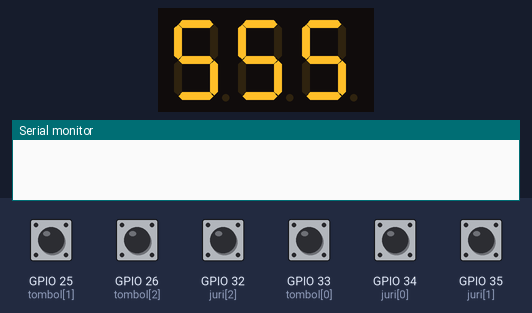
Bench run of a program on a simulated ESP32. On the bench: 3-digit seven-segment display, the last lines printed to the serial monitor. Wiring (from diagram.json): 3-digit 7-segment display, segments lit when HIGH: segments GPIO 16, GPIO 4, GPIO 0, GPIO 2, GPIO 15, GPIO 17, GPIO 5; digit selects GPIO 18, GPIO 21, GPIO 22. Inputs (shaded band) come from the test bench; at power-on: GPIO 25 (tombol[1]), GPIO 26 (tombol[2]), GPIO 32 (juri[2]), GPIO 33 (tombol[0]), GPIO 34 (juri[0]), GPIO 35 (juri[1]) HIGH. The segment pins are drawn as the display they are named for.

Above: at 1.2 s.
1.3 s: GPIO 25 (tombol[1]) pulled LOW for 0.15 s
At 2.2 s:
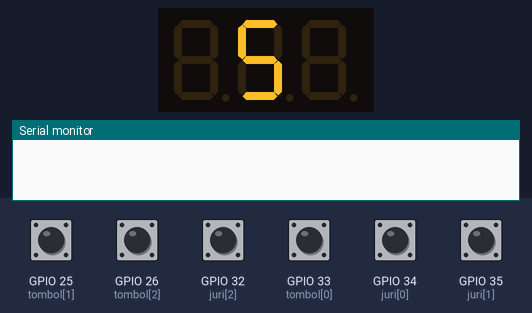
2.9 s: GPIO 32 (juri[2]) pulled LOW for 0.15 s
At 4.0 s:
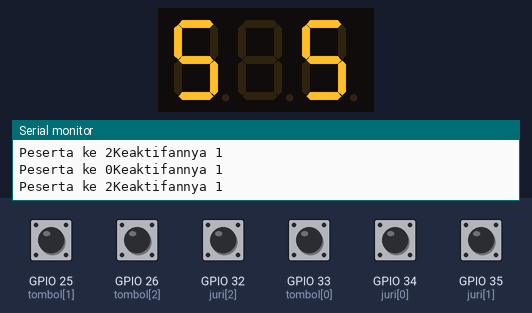
4.5 s: GPIO 26 (tombol[2]) pulled LOW for 0.15 s
At 4.9 s:
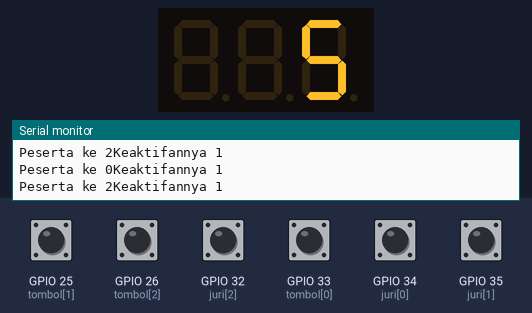
6.1 s: GPIO 35 (juri[1]) pulled LOW for 0.15 s
At 7.1 s:
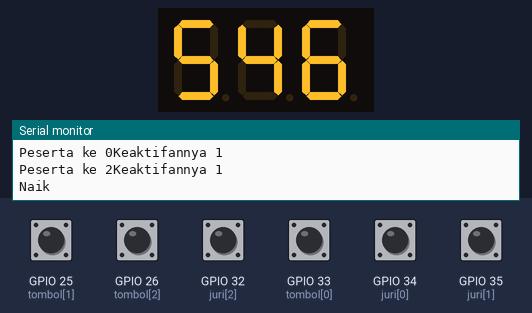
7.7 s: GPIO 33 (tombol[0]) pulled LOW for 0.15 s
At 8.3 s:
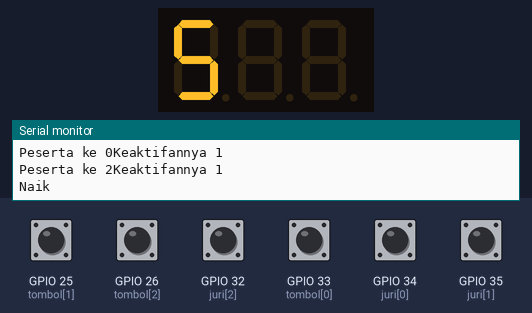
9.3 s: GPIO 34 (juri[0]) pulled LOW for 0.15 s
At 10.9 s:
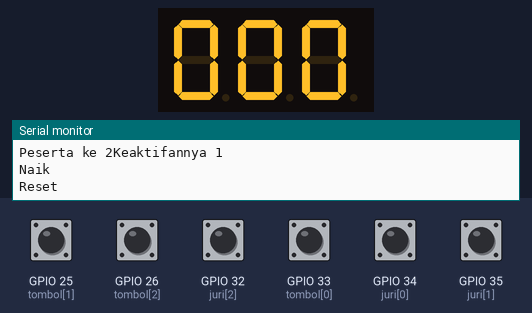
Timing chart, 0 to 12.0 s (numbered marks = the images above; inputs shaded):
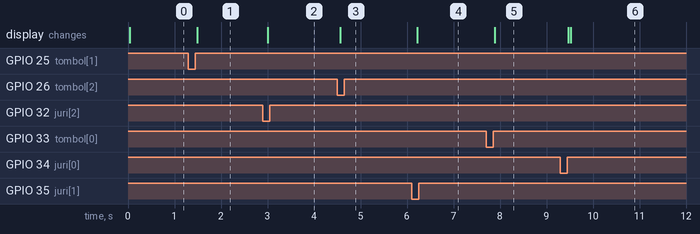

Measured:
- after the input at 1.3 s, the display: changes after 0.18 s (image 1)
- after the input at 2.9 s, the display: changes after 0.10 s (image 2)
- after the input at 4.5 s, the display: changes after 0.06 s (image 3)
- after the input at 6.1 s, the display: changes after 0.12 s (image 4)
- after the input at 7.7 s, the display: changes after 0.19 s (image 5)
- after the input at 9.3 s, the display: first changes after 0.16 s (image 6 shows a later state)

The program:

main.cpp
```cpp
#include <Arduino.h>

// Definisikan pin GPIO untuk a-g
const int pins[] = {16, 4, 0, 2, 15, 17, 5}; // a, b, c, d, e, f, g
const int tombol[] = {33, 25, 26};           // 3 tombol untuk 3 peserta
// Definisikan pin untuk common
const int common_pins[] = {18, 21, 22}; // common
const int juri[] = {34, 35, 32};
int nilai_peserta[3] = {5, 5, 5};
int pesertaAktif = -1;
int jumlahPesertaAktif = 3;
bool tombolSudahDitekan = false; // Variabel untuk memeriksa apakah sudah ada tombol yang ditekan
// bool prevJuriState[3] = {HIGH, HIGH, HIGH};
bool prevJuriState[3] = {};
bool currentDecreaseState = HIGH;
bool prevIncreaseState = HIGH;
bool semua = true;
const int MAX_PESERTA = 3;
const int angka_7seg[10][7] = {
    {HIGH, HIGH, HIGH, HIGH, HIGH, HIGH, LOW},  // 0
    {LOW, HIGH, HIGH, LOW, LOW, LOW, LOW},      // 1
    {HIGH, HIGH, LOW, HIGH, HIGH, LOW, HIGH},   // 2
    {HIGH, HIGH, HIGH, HIGH, LOW, LOW, HIGH},   // 3
    {LOW, HIGH, HIGH, LOW, LOW, HIGH, HIGH},    // 4
    {HIGH, LOW, HIGH, HIGH, LOW, HIGH, HIGH},   // 5
    {HIGH, LOW, HIGH, HIGH, HIGH, HIGH, HIGH},  // 6
    {HIGH, HIGH, HIGH, LOW, LOW, LOW, LOW},     // 7
    {HIGH, HIGH, HIGH, HIGH, HIGH, HIGH, HIGH}, // 8
    {HIGH, HIGH, HIGH, HIGH, LOW, HIGH, HIGH}   // 9
};
struct PesertaStates
{
    bool states[MAX_PESERTA];

    PesertaStates()
    {
        for (int i = 0; i < MAX_PESERTA; i++)
        {
            states[i] = true; // Inisialisasi semua peserta sebagai aktif
        }
    }

    void setActive(int index)
    {
        if (index >= 0 && index < MAX_PESERTA)
        {
            states[index] = true;
        }
    }

    void setInactive(int index)
    {
        if (index >= 0 && index < MAX_PESERTA)
        {
            states[index] = false;
        }
    }

    bool isActive(int index) const
    {
        return (index >= 0 && index < MAX_PESERTA) ? states[index] : false;
    }

    int getActiveCount() const
    {
        int count = 0;
        for (int i = 0; i < MAX_PESERTA; i++)
        {
            if (states[i])
                count++;
        }
        return count;
    }
};

PesertaStates pesertaStates;

void tampilkanAngka(int angka, int displayIndex)
{
    // Nonaktifkan semua common pin
    for (int i = 0; i < 3; i++)
    {
        digitalWrite(common_pins[i], HIGH);
    }

    // Set nilai pins sesuai dengan angka yang akan ditampilkan
    for (int i = 0; i < 7; i++)
    {
        digitalWrite(pins[i], angka_7seg[angka][i]);
    }

    // Aktifkan common pin yang sesuai
    digitalWrite(common_pins[displayIndex], LOW);
}

void tampilkanSemuaPeserta()
{
    for (int i = 0; i < 3; i++)
    {
        tampilkanAngka(nilai_peserta[i], i);
        delay(5); // Delay kecil untuk multiplexing
    }
}

int resetNilaiPeserta()
{
    for (int i = 0; i < 3; i++)
    {
        nilai_peserta[i] = 0;
    }
    // tombolDitekan = false;
    pesertaAktif = 0;
    return 0;
}

int tambahNilai()
{
    if (nilai_peserta[pesertaAktif] < 9)
    {
        nilai_peserta[pesertaAktif]++;
    }
    return nilai_peserta[pesertaAktif];
}

int kurangNilai()
{
    if (nilai_peserta[pesertaAktif] > 0)
    {
        nilai_peserta[pesertaAktif]--;
    }
    return nilai_peserta[pesertaAktif];
}

int switchPeserta()
{
    pesertaAktif = (pesertaAktif + 1) % 3;
    return pesertaAktif;
}

void setup()
{
    Serial.begin(115200);

    // Inisialisasi semua pin a-g sebagai OUTPUT
    for (int i = 0; i < 7; i++)
    {
        pinMode(pins[i], OUTPUT);
    }

    // Inisialisasi semua pin common sebagai OUTPUT
    for (int i = 0; i < 3; i++)
    {
        pinMode(common_pins[i], OUTPUT);
    }

    // Inisialisasi semua tombol sebagai INPUT_PULLUP
    for (int i = 0; i < 3; i++)
    {
        pinMode(tombol[i], INPUT_PULLUP);
    }

    // Inisialisasi tombol juri sebagai INPUT_PULLUP
    for (int i = 0; i < 3; i++)
    {
        pinMode(juri[i], INPUT_PULLUP);
        pesertaStates.setActive(i);
    }

    // Contoh pengaturan status pin
    // digitalWrite(pins[0], HIGH); // Aktifkan pin a
    // digitalWrite(pins[1], HIGH); // Aktifkan pin b
    // digitalWrite(pins[2], HIGH); // Aktifkan pin c
    // digitalWrite(pins[3], HIGH); // Aktifkan pin d
    // digitalWrite(pins[4], HIGH); // Aktifkan pin e
    // digitalWrite(pins[5], HIGH); // Aktifkan pin f
    // digitalWrite(pins[6], LOW);  // Nonaktifkan pin g

    // Mengatur status pin common
    for (int i = 0; i < 3; i++)
    {
        digitalWrite(common_pins[i], HIGH); // Menonaktifkan semua pin common
    }

    // Tampilkan angka awal (nilai peserta 0)
    tampilkanSemuaPeserta();
    // Serial.println(pesertaAktif + "YAAA");
}

void loop()
{

    // Tampilkan semua peserta
    if (semua)
    {
        tampilkanSemuaPeserta();
    }

    if (!tombolSudahDitekan)
    {
        // Serial.println("Tombol belum ditekan");
        for (int i = 0; i < 3; i++)
        {
            if (digitalRead(tombol[i]) == LOW)
            {
                // Tombol peserta i ditekan
                tombolSudahDitekan = true;
                pesertaAktif = i;
                semua = false;

                for (int j = 0; j < 3; j++)
                {
                    digitalWrite(common_pins[j], HIGH);
                }
                if (pesertaAktif == 0)
                {
                    tampilkanAngka(nilai_peserta[0], 0);
                }
                else if (pesertaAktif == 1)
                {
                    tampilkanAngka(nilai_peserta[1], 1);
                }
                else if (pesertaAktif == 2)
                {
                    tampilkanAngka(nilai_peserta[2], 2);
                }
            }
        }
    }
    else
    {
        // Serial.println("Tombol sudah ditekan");
    }

    // Logika untuk tombol juri dan tampilan
    if (tombolSudahDitekan)
    {
        // Cek tombol reset (juri pin 34)
        if (digitalRead(juri[0]) == LOW && prevJuriState[0] == HIGH)
        {
            resetNilaiPeserta();
            tombolSudahDitekan = false; // Reset state tombol
            Serial.println("Reset");
            semua = true;
            // prevJuriState[0] = HIGH;
        }
        prevJuriState[0] = digitalRead(juri[0]);

        // Cek tombol naik (juri pin 35)
        if (digitalRead(juri[1]) == LOW && prevJuriState[1] == HIGH)
        {
            tambahNilai();
            // tampilkanAngka(nilai_peserta[pesertaAktif], pesertaAktif);
            Serial.println("Naik");
            semua = true;
            tombolSudahDitekan = false;
        }
        prevJuriState[1] = digitalRead(juri[1]);

        // Cek tombol turun (juri pin 32)
        if (digitalRead(juri[2]) == LOW && prevJuriState[2] == HIGH)
        {
            kurangNilai();
            // tampilkanAngka(nilai_peserta[pesertaAktif], pesertaAktif);
            // tombolSudahDitekan = false;
            jumlahPesertaAktif--;
            pesertaStates.setInactive(pesertaAktif);
            // Serial.println("Jumlah peserta aktif: " + String(jumlahPesertaAktif));
            // if (jumlahPesertaAktif <= 0) {
            //     semua = true;
            tombolSudahDitekan = false;
            bool keluarWhile = false;

            Serial.println("Turun 1");
            Serial.println("Peserta ke " + String(pesertaAktif) + "Nilainya berkurang menjadi " + String(nilai_peserta[pesertaAktif]));
            Serial.println("Jumlah peserta aktif: " + String(jumlahPesertaAktif));
            // }
            // else {
            while (jumlahPesertaAktif > 0)
            {
                for (int i = 0; i < 3; i++)
                {
                    if (pesertaStates.isActive(i) && tombolSudahDitekan == false)
                    {
                        tampilkanAngka(nilai_peserta[i], i);
                        Serial.println("Peserta ke " + String(i) + "Keaktifannya " + String(pesertaStates.isActive(i)));
                    }
                    // else
                    // {
                    //     Serial.println("Tidak ada peserta aktif ");
                    //     keluarWhile = true;
                    //     break;
                    // }
                }

                // if (keluarWhile)
                // {
                //     break;
                // }

                if (!tombolSudahDitekan)
                {
                    for (int i = 0; i < 3; i++)
                    {
                        if (digitalRead(tombol[i]) == LOW && pesertaStates.isActive(i))
                        {
                            // Tombol peserta i ditekan
                            tombolSudahDitekan = true;
                            pesertaAktif = i;
                            semua = false;

                            for (int j = 0; j < 3; j++)
                            {
                                digitalWrite(common_pins[j], HIGH);
                            }
                            if (pesertaStates.isActive(pesertaAktif))
                            {
                                tampilkanAngka(nilai_peserta[pesertaAktif], pesertaAktif);
                            }
                        }
                    }
                }
                else
                {
                    // Cek tombol naik (juri pin 35)
                    if (digitalRead(juri[1]) == LOW && prevJuriState[1] == HIGH)
                    {
                        tambahNilai();
                        // tampilkanAngka(nilai_peserta[pesertaAktif], pesertaAktif);
                        Serial.println("Naik");
                        semua = true;
                        tombolSudahDitekan = false;
                        break;
                    }
                    prevJuriState[1] = digitalRead(juri[1]);

                    if (digitalRead(juri[2]) == LOW && prevJuriState[2] == HIGH)
                    {
                        if (pesertaStates.isActive(pesertaAktif))
                        {
                            kurangNilai();
                            // tampilkanAngka(nilai_peserta[pesertaAktif], pesertaAktif);

                            // tombolSudahDitekan = false;
                            jumlahPesertaAktif--;
                            tombolSudahDitekan = false;
                            pesertaStates.setInactive(pesertaAktif);
                            Serial.println("Turun 2");
                            Serial.println("Peserta ke " + String(pesertaAktif) + "Nilainya berkurang menjadi " + String(nilai_peserta[pesertaAktif]));
                            Serial.println("Jumlah peserta aktif: " + String(jumlahPesertaAktif));
                            // Serial.println("Jumlah peserta aktif: " + String(jumlahPesertaAktif));
                        }
                    }
                    prevJuriState[2] = digitalRead(juri[2]);
                }
            }
            // }
            for (int i = 0; i < 3; i++)
            {
                pesertaStates.setActive(i);
            }
            delay(5);
            tombolSudahDitekan = false;
            semua = true;
            jumlahPesertaAktif = pesertaStates.getActiveCount();
        }
        // currentDecreaseState = digitalRead(juri[2]);
        // Serial.println(currentDecreaseState);
        prevJuriState[2] = digitalRead(juri[2]);
        // if (jumlahPesertaAktif == 3) {
        //     currentDecreaseState = digitalRead(juri[2]);
        // }
        // else {
        //     currentDecreaseState = HIGH;
        // }
    }

    // Delay kecil untuk debouncing
    delay(50);
}
```
